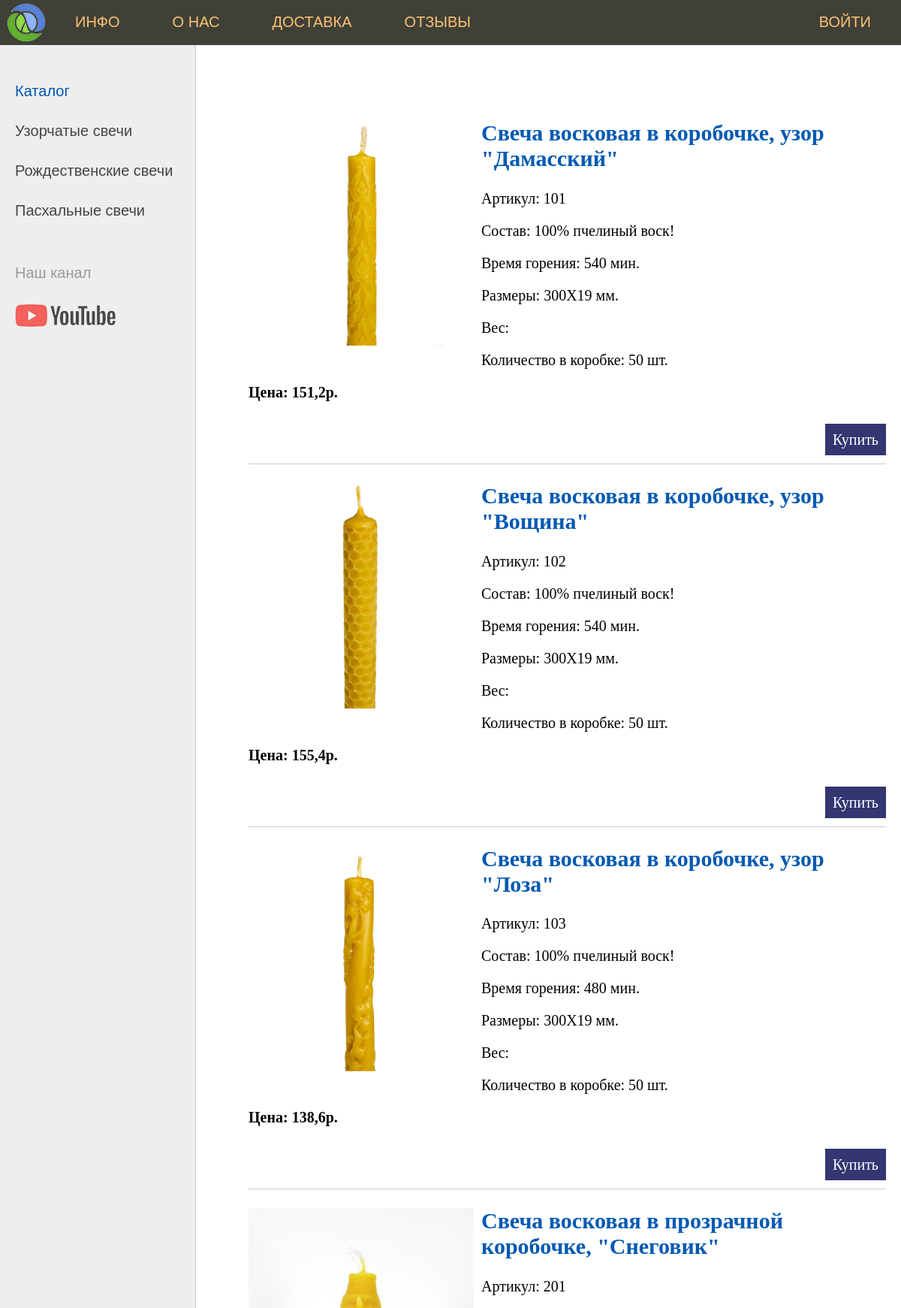
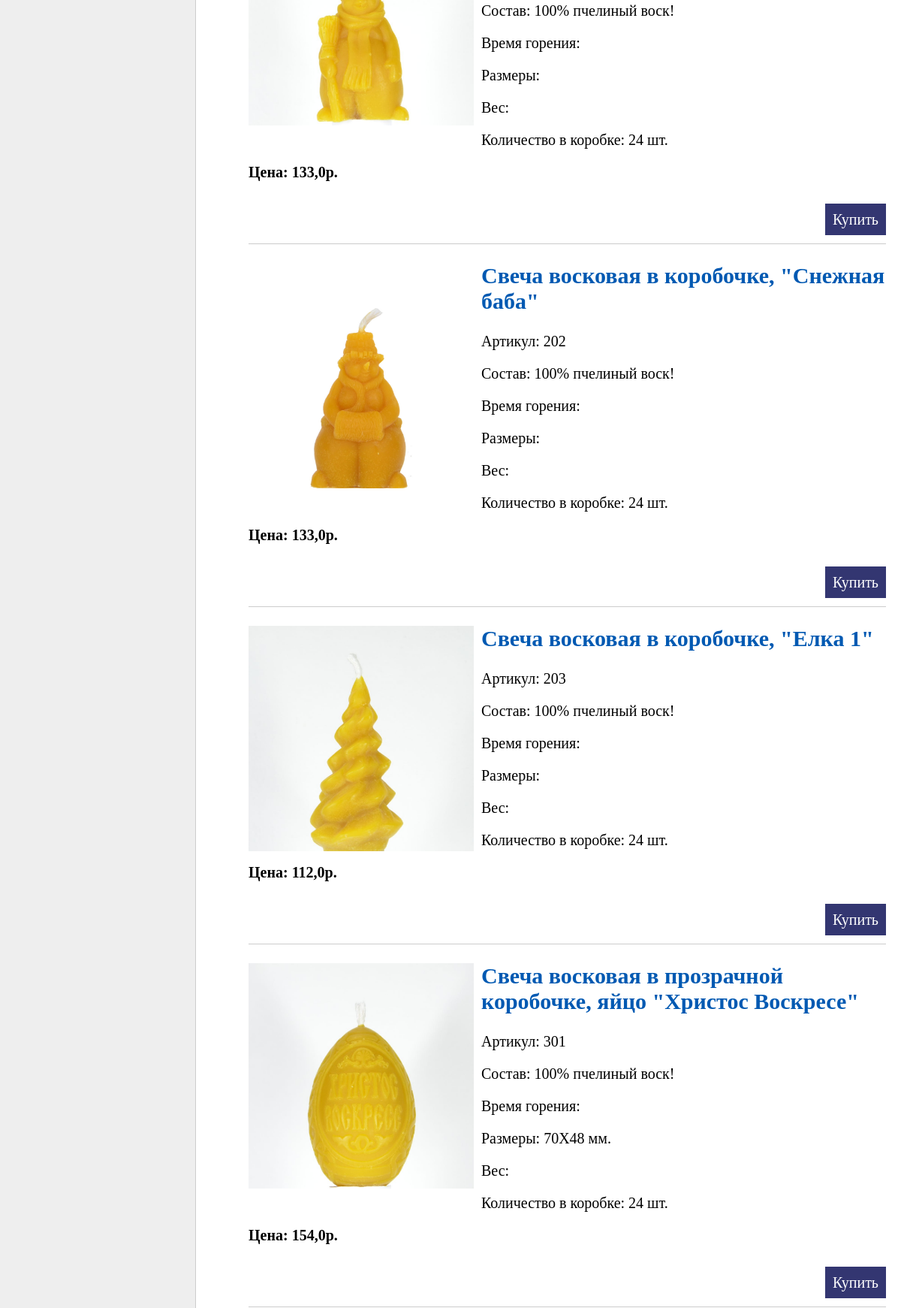
The page / (upper part) on the database its author committed (2 pictures, top to bottom).
### candle/models.py (models this page shows, shortened)
class Category(models.Model):
    name = models.CharField(max_length=100, db_index=True, verbose_name='Категория')
    slug = models.SlugField(max_length=255, unique=True, db_index=True, verbose_name="URL")
    def get_absolute_url(self):
        return reverse('catalog', kwargs={'cat_slug': self.slug})
    class Meta:
        verbose_name = 'Категория'
        verbose_name_plural = 'Категории'
        ordering = ['id']

class Candle(models.Model):
    title = models.CharField(max_length=255, verbose_name='Название')
    slug = models.SlugField(max_length=255, unique=True, db_index=True, verbose_name="URL")
    vendor_code = models.IntegerField(verbose_name='Артикул')
    compound = models.CharField(max_length=255, verbose_name='Состав')
    burn_time = models.CharField(max_length=255, blank=True, verbose_name='Время горения')
    size = models.CharField(max_length=255, blank=True, verbose_name='Размеры')
    weight = models.CharField(max_length=255, verbose_name='Вес')
    amount = models.CharField(max_length=255, verbose_name='Кол-во в коробке')
    price = models.FloatField(verbose_name='Цена')
    photo = models.ImageField(upload_to='photos/%Y/%m/%d', verbose_name='Фото')
    time_create = models.DateTimeField(auto_now_add=True, verbose_name='Время создания')
    time_update = models.DateTimeField(auto_now=True, verbose_name='Время редактирования')
    is_published = models.BooleanField(default=True, verbose_name='Публикация')
    cat = models.ForeignKey('Category', on_delete=models.PROTECT, null=True, verbose_name="Категории")
    def get_absolute_url(self):
        return reverse('buy', kwargs={'buy_id': self.pk})
    class Meta:
        verbose_name = 'Таблица товаров'
        verbose_name_plural = 'Таблица товаров'
        ordering = ['time_create', 'title']

### candle/views.py (the view)
# urls.py: path('', CandleHome.as_view(), name='home'),
class CandleHome(DataMixin, ListView):
    model = Candle
    template_name = 'candle/index.html'
    context_object_name = 'posts'
    def get_context_data(self, *, object_list=None, **kwargs):
        context = super().get_context_data(**kwargs)
        c_def = self.get_user_context(title="Главная страница")
        return dict(list(context.items()) + list(c_def.items()))
    def get_queryset(self):
        return Candle.objects.filter(is_published=True)

### candle/templatetags/candle_tags.py (called while the page is built)
@register.inclusion_tag('candle/tags/list_menu.html')
def show_menu():
    return {"menu": menu}

@register.inclusion_tag('candle/tags/list_categories.html')
def show_categories(sort=None, cat_selected=0):
    if not sort:
        cats = Category.objects.all()
    else:
        cats = Category.objects.order_by(sort)
    return {"cats": cats, "cat_selected": cat_selected}

### candle/utils.py (called while the page is built)
    def get_user_context(self, **kwargs):
        context = kwargs
        cats = Category.objects.all()
        user_menu = menu.copy()
        if not self.request.user.is_authenticated:
            user_menu.pop(3)
        context['menu'] = user_menu
        context['cats'] = cats
        if 'cat_selected' not in context:
            context['cat_selected'] = 0
        return context

### candle/templates/candle/index.html (shortened to what this page needs)
{% extends 'candle/base.html' %}
{% block content %}
<ul class="list-articles">
	{% for p in posts %}
			<li>
                {% if p.photo %}
                <p><img class="img-article-left thumb" src="{{ p.photo.url }}"></p>
				{% endif %}
                <h2><a href={% url 'product' p.slug  %}>{{p.title}}</a></h2>
	{% autoescape on %}
				<p>Артикул: {{p.vendor_code}}</p>
				<p>Состав: {{p.compound}}</p>
				<p>Время горения: {{p.burn_time}}</p>
				<p>Размеры: {{p.size}}</p>
				<p>Вес: {{p.wight}}</p>
				<p>Количество в коробке: {{p.amount}}</p>
				<p><b>Цена: {{p.price}}р.</b></p>
	{% endautoescape %}
			<p class="link-read-post"><a href="{{ p.get_absolute_url }}">Купить</a></p>
			</li>
	{% endfor %}
</ul>
{% endblock %}

### candle/templates/candle/base.html (shortened to what this page needs)
{% load static %}
{% load candle_tags %}
<!DOCTYPE html>
<html>
<head>
	<link type="text/css" href="{% static 'candle/css/styles.css' %}" rel="stylesheet" />
</head>
<body>
<table class="table-page" border=0 cellpadding="0" cellspacing="0">
<tr><td valign=top>
{% block mainmenu %}
		<div class="header">
			<ul id="mainmenu" class="mainmenu">
			<li class="logo"><a href="{% url 'home' %}"><div class="logo"></div></a></li>
                {% show_menu %}
			</ul>
		</div>
{% endblock mainmenu %}
<table class="table-content" border=0 cellpadding="0" cellspacing="0">
<tr>
	<td valign="top" class="left-chapters">
	<ul id="leftchapters">
		{% if cat_selected == 0 %}
			<li class="selected">Каталог</li>
		{% else %}
			<li><a href="{% url 'home' %}">Каталог</a></li>
		{% endif %}
		{% for c in cats %}
			{% if c.pk == cat_selected %}
				<li class="selected">{{c.name}}</li>
			{% else %}
				<li><a href="{{ c.get_absolute_url }}">{{c.name}}</a></li>
			{% endif %}
		{% endfor %}
		<li class="share">
		<p>Наш канал</p>
		<a class="share-yt" href="https://www.youtube.com/channel/UClJzWfGWuGJL2t-3dYKcHTA/playlists" target="_blank" rel="nofollow"></a>
		</li>
	</ul>
</td>
<td valign="top" class="content">
	<div class="content-text">
{% block content %}
{% endblock %}
	</div>
</td></tr></table>
</td></tr>
</table>
</body>
</html>

### candle/static/candle/css/styles.css (style rules this page uses)
html, body { font-family: 'Arial'; margin: 0; padding: 0; height: 100%; width: 100%; color: #444; }
a { color: #0059b2; text-decoration: none; }
img { max-width: 300px; height: auto; }
img.img-article-left { max-width: 600px; height: auto; float: left; padding: 0 10px 10px 0; }
img.img-article-left.thumb { max-width: 300px; height: auto; }
p.link-read-post { text-align: right; }
p.link-read-post a { padding: 10px; min-width: 100px; background: #333671; color: #fff; text-decoration: none; }
ul.list-articles { list-style: none; margin: 0; padding: 0; }
ul.list-articles li { border-bottom: 1px solid #ccc; }
.table-page { width: 100%; height: 100%; vertical-align: top; }
.table-page tr { height: 100%; }
.header { background: #3F4137; height: 60px; }
.logo { background: url('../images/logo.png') no-repeat 10px 5px; width: 70px; height: 60px; }
ul.mainmenu { list-style: none; margin: 0; padding: 0; height: 60px; color: #fdc073; font-size: 20px; overflow: hidden; }
ul.mainmenu li { float: left; margin: 18px 40px 0 30px; }
ul.mainmenu li.logo { margin: 0; }
ul.mainmenu li a { color: #fdc073; text-decoration: none; }
.table-content { width: 100%; min-height: 100%; height: 100%; }
.left-chapters { margin: 0; background: #eee; border-right: 1px solid #ccc; min-height: 100%; }
.left-chapters ul { width: 230px; min-height: 100%; margin: 0; padding: 20px 10px 10px 20px; list-style: none; font-size: 20px; }
.left-chapters ul li { margin: 30px 0 0 0; color: #999; }
.left-chapters ul li.selected { color: #0059b2; }
.left-chapters ul li a { color: #444; text-decoration: none; }
.left-chapters ul li.share { margin: 60px 0 0 0; }
.left-chapters ul li.share p { margin: 30px 0 30px 0; }
.left-chapters ul li.share a { display: inline-block; width: 40px; height: 40px; margin: 0 20px 0 0; }
.left-chapters ul li.share a.share-yt { width: 100%; height: 30px; background: url('../images/share_yt.png') no-repeat 0 0 }
.content { padding: 40px 20px 20px 40px; width: 100%; box-sizing: border-box; }
.content-text { margin: 60px 0 0 30px; color: #000; font-size: 20px; font-family: Yandex Sans Display Light; }

### rows shown on the page
Category: name "Узорчатые свечи"
Category: name "Рождественские свечи"
Category: name "Пасхальные свечи"
Candle: photo (picture), title "Свеча восковая в коробочке, узор \"Дамасский\"", vendor_code "101", compound "100% пчелиный воск!", burn_time "540 мин.", size "300X19 мм.", amount "50 шт.", price "151,2"
Candle: photo (picture), title "Свеча восковая в коробочке, узор \"Вощина\"", vendor_code "102", compound "100% пчелиный воск!", burn_time "540 мин.", size "300X19 мм.", amount "50 шт.", price "155,4"
Candle: photo (picture), title "Свеча восковая в коробочке, узор \"Лоза\"", vendor_code "103", compound "100% пчелиный воск!", burn_time "480 мин.", size "300X19 мм.", amount "50 шт.", price "138,6"
Candle: photo (picture), title "Свеча восковая в прозрачной коробочке, \"Снеговик\"", vendor_code "201", compound "100% пчелиный воск!", amount "24 шт.", price "133,0"
Candle: photo (picture), title "Свеча восковая в коробочке, \"Снежная баба\"", vendor_code "202", compound "100% пчелиный воск!", amount "24 шт.", price "133,0"
Candle: photo (picture), title "Свеча восковая в коробочке, \"Елка 1\"", vendor_code "203", compound "100% пчелиный воск!", amount "24 шт.", price "112,0"
Candle: photo (picture), title "Свеча восковая в прозрачной коробочке, яйцо \"Христос Воскресе\"", vendor_code "301", compound "100% пчелиный воск!", size "70X48 мм.", amount "24 шт.", price "154,0"

### other values the page prints
{{ m.title }} "ИНФО" "О НАС" "ДОСТАВКА" "ОТЗЫВЫ"
{{ m.title }} "ВОЙТИ"
